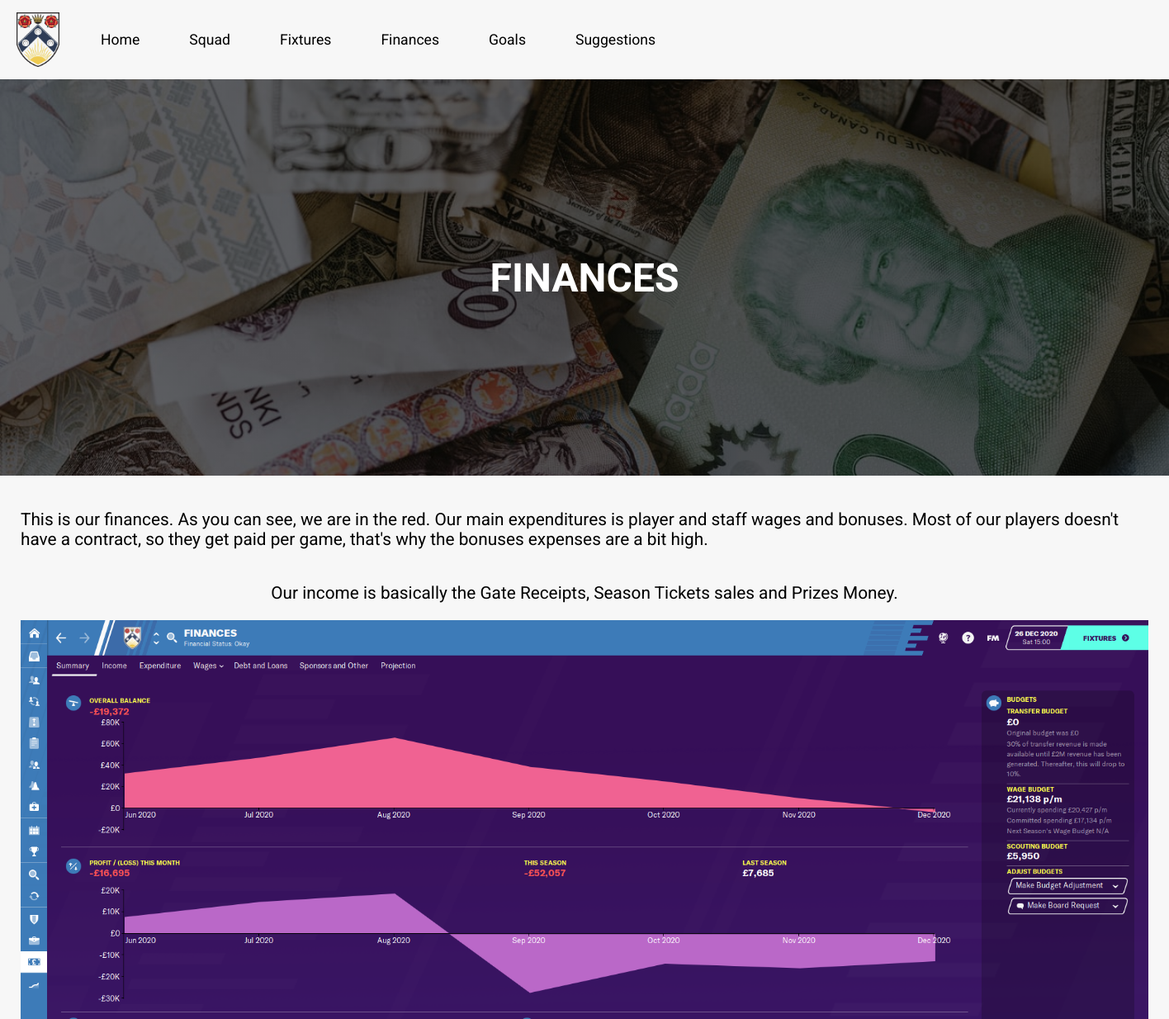
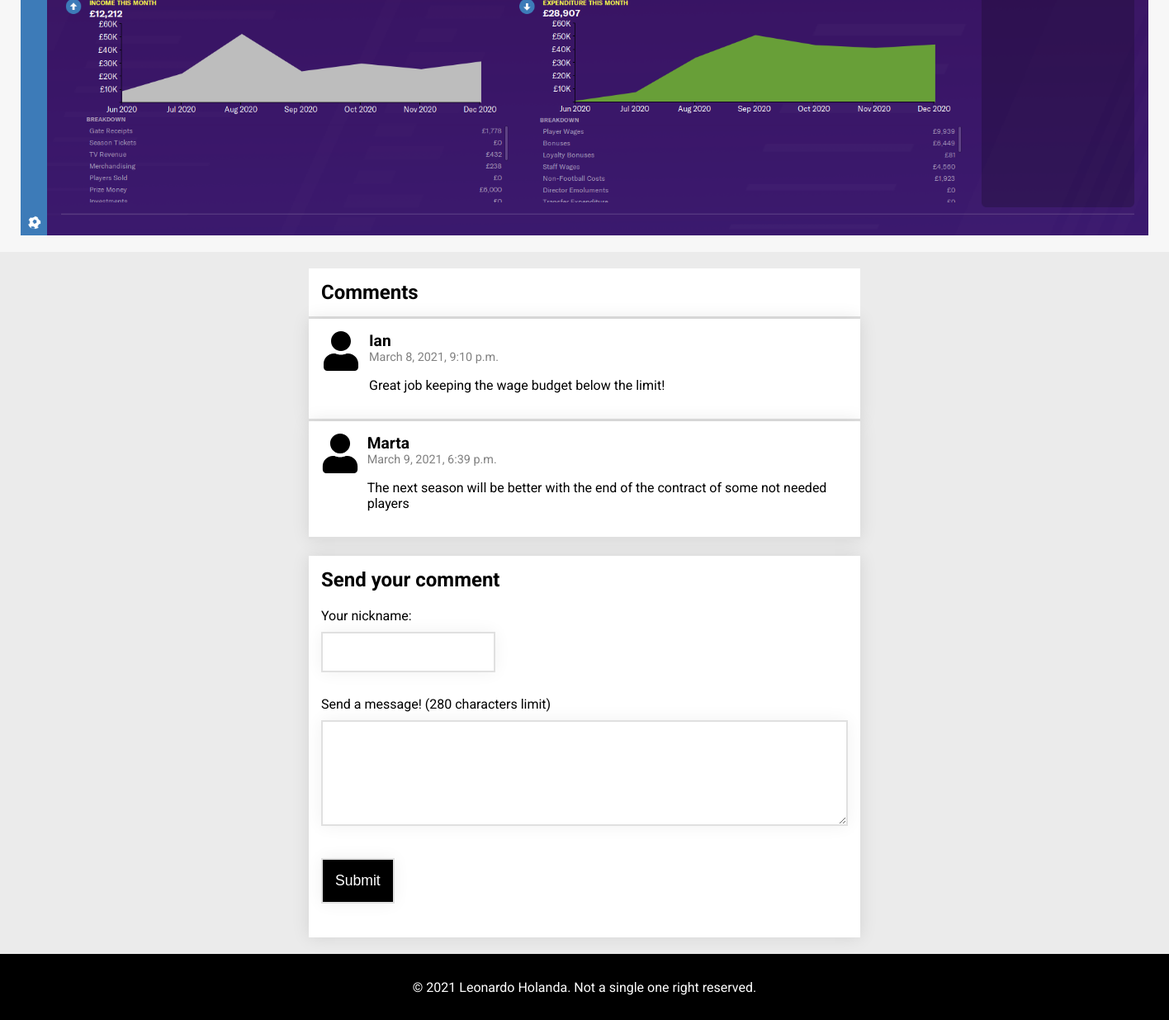
Screenshot of /finances with the database file from the repository (2 pictures, top to bottom).
### hoofball/models.py (models this page shows)
class Comment(models.Model):
    author = models.CharField(max_length=50)
    text = models.TextField(max_length=280)
    created_at = models.DateTimeField(default=timezone.now)
    source = models.CharField(max_length=15)

### hoofball/views.py (the view)
# urls.py: path('finances', views.finances, name='finances'),
def finances(request):
    comments = Comment.objects.all()
    return render(request, 'hoofball/finances.html', {'all_comments': comments})

### hoofball/templates/hoofball/finances.html (shortened to what this page needs)
{% extends "./base.html" %}
{% load static %}
{% block content %}
  <div class="content-banner finances-banner">
    <div class="content-banner-text">
      <h2>FINANCES</h2>
    </div>
  </div>
  <section>
      <p>This is our finances. As you can see, we are in the red. Our main expenditures is player and staff wages and bonuses.
          Most of our players doesn't have a contract, so they get paid per game, that's why the bonuses expenses are a bit high.
      </p>
      <p>Our income is basically the Gate Receipts, Season Tickets sales and Prizes Money.</p>
      <img src="{% static '/hoofball/images/finances.png' %}" width="1366" height="768">
  </section>
{% endblock %}
{% block comments %}
  <div class="comments-container">
      <div class="comments-list">
        {% include "./show_comments.html" with comments=all_comments source="finances" %}
      </div>
        <div class="comments-form">
          {% include "./forms/comment_form.html" with source="finances" %}
        </div>
  </div>
{% endblock %}

### hoofball/templates/hoofball/show_comments.html
<h2>Comments</h2>
{% load static %}
{% for comment in comments %}
    {% if comment.source == source %}
      <div class="comment">
        <img src="{% static 'hoofball/images/user-solid.svg' %}">
        <div>
          <strong class="comment-author">{{ comment.author }}</strong>
          <p class="comment-date">{{ comment.created_at }}</p>
          <p>{{ comment.text|linebreaks }}</p>
        </div>
      </div>
    {% endif %}
{% empty %}
    <p>Be the first to comment!</p>
{% endfor %}

### hoofball/static/hoofball/styles/main.css (style rules this page uses)
body { background: #f7f7f7; font-family: 'Roboto', sans-serif; margin: 0; }
* { box-sizing:border-box; }

### hoofball/static/hoofball/styles/comment.css (style rules this page uses)
.comments-container { display: grid; grid-template-columns: [start] 1fr [start-center] 2fr [end-center] 1fr [end]; grid-template-rows: 1fr; background: #EBEBEB; }
.comments-list { grid-column-start: start-center; }
.comments-list h2 { margin: 20px 20px 0px 20px; background: white; padding: 15px; border-bottom: 3px solid #E0E0E0; }
.comment { display: flex; background: white; margin: 0px 20px 0px 20px; padding: 15px 15px 15px 0px; border-bottom: 3px solid #E0E0E0; box-shadow: 0 0 20px 0 rgba(0, 0, 0, 0.1); }
.comment img { height: 3rem; width: 3rem; margin: 0px 10px 15px 15px; }
.comment-author { font-size: 1.2rem; }
.comment-date { font-size: 0.9rem; color: grey; margin: 0px; }
.comments-form { grid-column-start: start-center; margin: 20px 20px 20px 20px; padding: 15px; background: white; box-shadow: 0 0 20px 0 rgba(0, 0, 0, 0.1); }

### hoofball/static/hoofball/styles/content.css (style rules this page uses)
section { display: flex; flex-direction: column; align-items: center; grid-column-start: start-center; margin: 20px; }
.finances-banner { background-image: linear-gradient(rgba(0, 0, 0, 0.5), rgba(0, 0, 0, 0.5)), url("../images/finances_banner.jpeg"); }
.content-banner { display: flex; align-items: center; justify-content: center; grid-column: start; grid-column-end: end; height: 30rem; background-position: center; background-repeat: no-repeat; background-size: cover; position: relative; }
.content-banner-text { text-align: center; font-family: 'Josefin Sans', sans-serif; font-size: 2rem; color: white; }
section p { font-size: 1.3rem; text-align: start; }

### rows the page displays
Comment: author "Ian", created_at "March 8, 2021, 9:10 p.m.", text "Great job keeping the wage budget below the limit!"
Comment: author "Marta", created_at "March 9, 2021, 6:39 p.m.", text "The next season will be better with the end of the contract of some not needed players"
